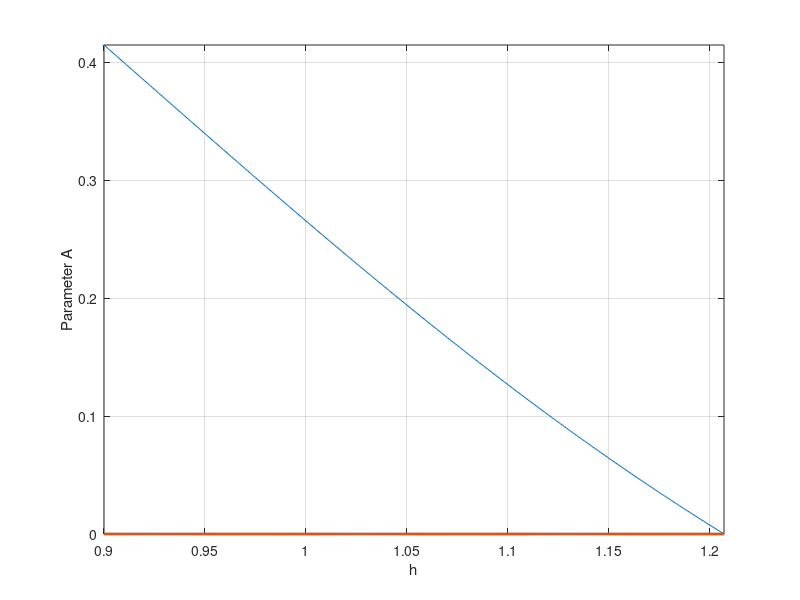
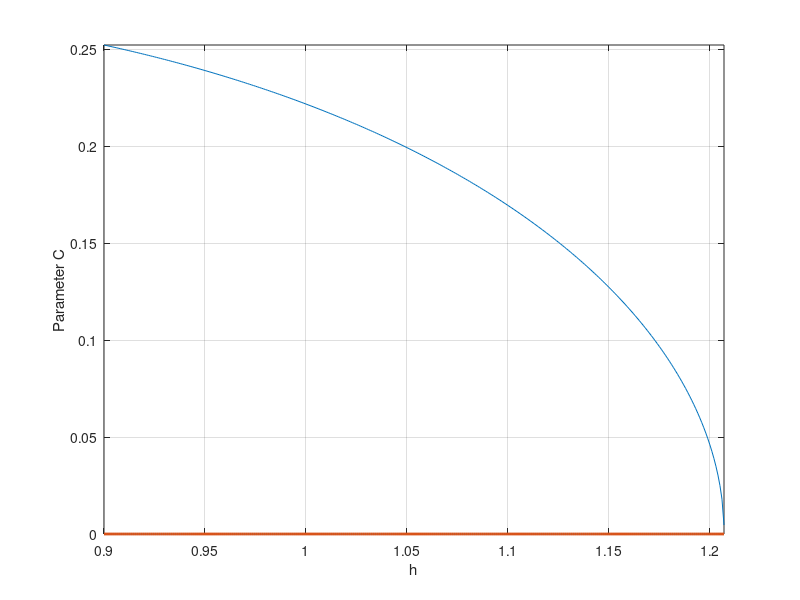
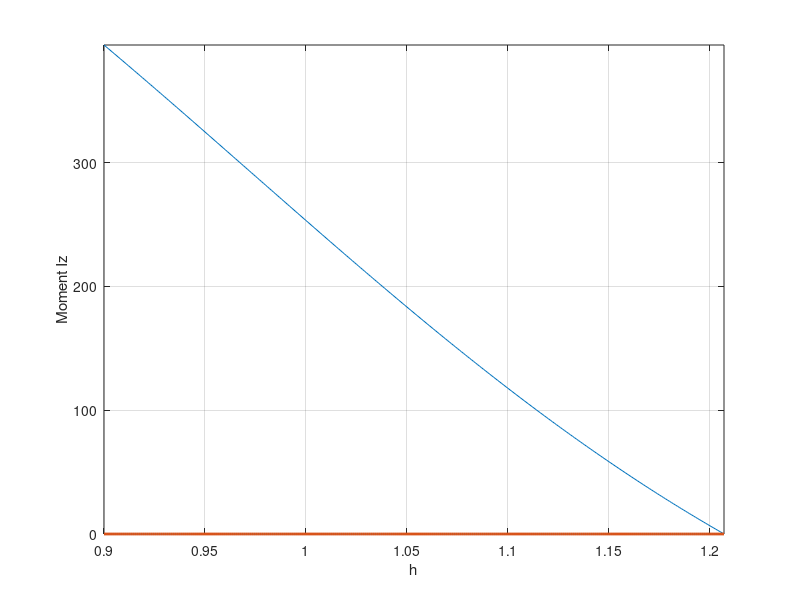
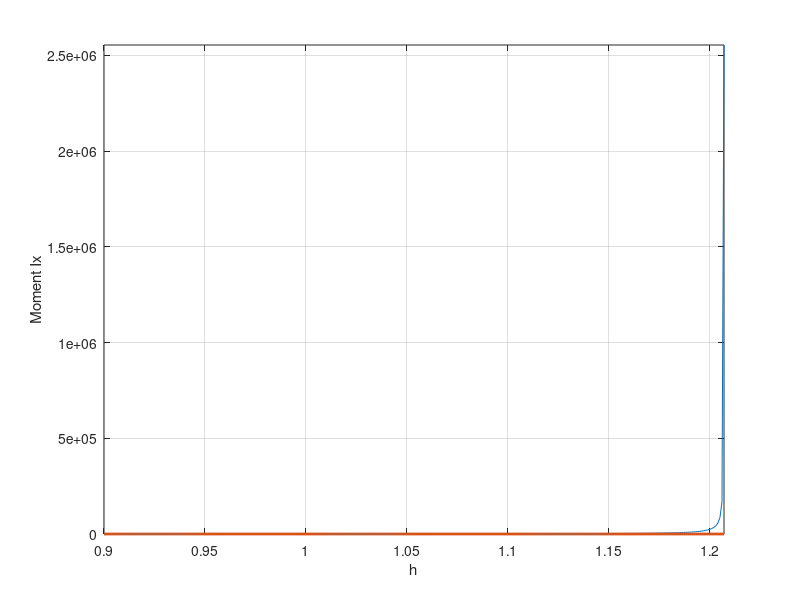

The MATLAB source for these figures, in order:
%% plot inequality
% Here we are ploting all values of a,c,Iz,V,Area

clc;
clear;
close all;

Vmin = 1.820219934;
Smax = 4.523893422;

hend = 3*Vmin/Smax;
h = 0.9:0.001:hend;

%% One-Sheeted Hyperboloid:
a = (sqrt(Vmin.*h.*(-Smax.*h + 3.*Vmin).^2./((Smax.*h.^3 + Vmin.*h.^2 + h.*(-Smax.*h + 3.*Vmin).^2).*h.*pi)));
c = (sqrt(h.^2.*(-Smax.*h + 3.*Vmin)./(3.*(Smax.*h + Vmin))));
rho = 576./((1/3).*pi.*h.*(a./c).^2.*(3*c.^2+h.^2));
Iz = rho.*pi/2.*(a./c).^4.*(h.^5./5 + (2.*c.^2.*h.^3)./3 + c.^4.*h);
Ix = rho.*pi.*(a/c).^2.*(h.^5./5 + c.^2.*h.^3./3) + rho.*(pi./4).*(a./c).^4.*(h.^5./5 + 2.*c.^2.*h.^3./3 + c.^4.*h);
Vol = (1/3).*pi.*h.*(a./c).^2.*(3*c.^2+h.^2);
Are = pi*(a./c).^2.*(h.^2-c.^2);

figure(1); plot(h,a,h,zeros(1,length(h)),'linewidth',2); xlabel('h'); ylabel('Parameter A'); grid on; axis([h(1) h(end) -Inf Inf])
figure(2); plot(h,c,h,zeros(1,length(h)),'linewidth',2); xlabel('h'); ylabel('Parameter C'); grid on; axis([h(1) h(end) -Inf Inf])
figure(3); plot(h,Iz,h,zeros(1,length(h)),'linewidth',2); xlabel('h'); ylabel('Moment Iz'); grid on; axis([h(1) h(end) -Inf Inf])
figure(4); plot(h,Ix,h,zeros(1,length(h)),'linewidth',2); xlabel('h'); ylabel('Moment Ix'); grid on; axis([h(1) h(end) -Inf Inf])
figure(5); plot(h,Vol,h,Vmin*ones(1,length(h)),h,zeros(1,length(h)),'linewidth',2); xlabel('h'); ylabel('Volume'); grid on; axis([h(1) h(end) -Inf Inf])
figure(6); plot(h,Are,h,Smax*ones(1,length(h)),h,zeros(1,length(h)),'linewidth',2); xlabel('h'); ylabel('Area'); grid on; axis([h(1) h(end) -Inf Inf])


%% Two-Sheeted Hyperboloid:
h = (3*Vmin/Smax):0.01:2;
alpha = sqrt(9.*Smax.^2.*h.^2 - 30.*Smax.*Vmin.*h + 9.*Vmin.^2);
% a2 = sqrt(6.*Vmin.*Smax.*(Smax.*h-3.*Vmin+alpha).^2)./(pi.*(3.*Smax.*h-3.*Vmin+alpha).*(3.*Smax.*h+3.*Vmin-alpha).^2);
% c2 = (Smax.*h-3.*Vmin+alpha)/(4.*Smax);
a2=sqrt(6.*(Smax.*h - 3.*Vmin + sqrt(9.*Smax.^2*h.^2 - 30.*Smax.*Vmin.*h + 9.*Vmin.^2)).^2.*Vmin.*Smax./(pi*(3.*Smax.*h - 3.*Vmin + sqrt(9.*Smax.^2.*h.^2 - 30.*Smax.*Vmin.*h + 9.*Vmin.^2)).*(3.*Smax.*h + 3.*Vmin - sqrt(9.*Smax.^2.*h.^2 - 30.*Smax.*Vmin.*h + 9.*Vmin.^2)).^2));
c2=(Smax.*h - 3.*Vmin + sqrt(9.*Smax.^2*h.^2 - 30.*Smax.*Vmin.*h + 9.*Vmin.^2))./(4.*Smax);
rho2 = 576./((pi./3).*(c2-h).^2.*(2.*c2+h).*(a2./c2).^2);
IZ2 = rho2.*(pi./2).*(a2./c2).^4.*((h.^5-c2.^5)./5-2.*c2.^2.*(h.^3-c2.^3)./3+c2.^4.*(h-c2));
Ix2 = rho2.*pi.*(a2./c2).^2.*((-c2.^5 + h.^5)./5 - c2.^2.*(-c2.^3 + h.^3)./3) + rho2.*(pi./4).*(a2./c2).^4.*((-c2.^5 + h.^5)./5 - (2.*c2.^2.*(-c2.^3 + h.^3))./3 + c2.^4.*(h - c2));
Vol2 = (pi./3).*(c2-h).^2.*(2.*c2+h).*(a2./c2).^2;
Are2 = pi*(a2./c2).^2.*(h.^2-c2.^2);

figure(6); plot(h,a2,'linewidth',2); xlabel('h'); ylabel('Parameter A'); grid on;
figure(7); plot(h,c2,'linewidth',2); xlabel('h'); ylabel('Parameter C'); grid on;
figure(8); plot(h,IZ2,'linewidth',2); xlabel('h'); ylabel('Moment Iz'); grid on
figure(9); plot(h,Ix2,'linewidth',2); xlabel('h'); ylabel('Moment Ix'); grid on
figure(10); plot(h,Vol2,'linewidth',2); xlabel('h'); ylabel('Volume'); grid on;
figure(11); plot(h,Are2,'linewidth',2); xlabel('h'); ylabel('Area'); grid on


